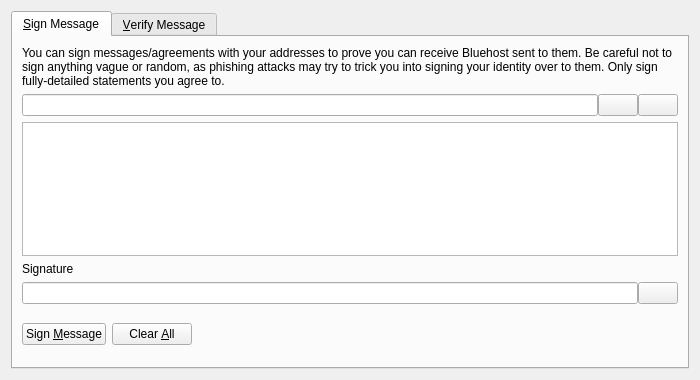
<?xml version="1.0" encoding="UTF-8"?>
<ui version="4.0">
 <class>SignVerifyMessageDialog</class>
 <widget class="QDialog" name="SignVerifyMessageDialog">
  <property name="geometry">
   <rect>
    <x>0</x>
    <y>0</y>
    <width>700</width>
    <height>380</height>
   </rect>
  </property>
  <property name="windowTitle">
   <string>Signatures - Sign / Verify a Message</string>
  </property>
  <property name="modal">
   <bool>true</bool>
  </property>
  <layout class="QVBoxLayout" name="verticalLayout">
   <item>
    <widget class="QTabWidget" name="tabWidget">
     <property name="currentIndex">
      <number>0</number>
     </property>
     <widget class="QWidget" name="tabSignMessage">
      <attribute name="title">
       <string>&amp;Sign Message</string>
      </attribute>
      <layout class="QVBoxLayout" name="verticalLayout_SM">
       <item>
        <widget class="QLabel" name="infoLabel_SM">
         <property name="text">
          <string>You can sign messages/agreements with your addresses to prove you can receive Bluehost sent to them. Be careful not to sign anything vague or random, as phishing attacks may try to trick you into signing your identity over to them. Only sign fully-detailed statements you agree to.</string>
         </property>
         <property name="textFormat">
          <enum>Qt::PlainText</enum>
         </property>
         <property name="wordWrap">
          <bool>true</bool>
         </property>
        </widget>
       </item>
       <item>
        <layout class="QHBoxLayout" name="horizontalLayout_1_SM">
         <property name="spacing">
          <number>0</number>
         </property>
         <item>
          <widget class="QValidatedLineEdit" name="addressIn_SM">
           <property name="toolTip">
            <string>The Bluehost address to sign the message with</string>
           </property>
          </widget>
         </item>
         <item>
          <widget class="QPushButton" name="addressBookButton_SM">
           <property name="toolTip">
            <string>Choose previously used address</string>
           </property>
           <property name="text">
            <string/>
           </property>
           <property name="shortcut">
            <string>Alt+A</string>
           </property>
           <property name="autoDefault">
            <bool>false</bool>
           </property>
          </widget>
         </item>
         <item>
          <widget class="QPushButton" name="pasteButton_SM">
           <property name="toolTip">
            <string>Paste address from clipboard</string>
           </property>
           <property name="text">
            <string/>
           </property>
           <property name="shortcut">
            <string>Alt+P</string>
           </property>
           <property name="autoDefault">
            <bool>false</bool>
           </property>
          </widget>
         </item>
        </layout>
       </item>
       <item>
        <widget class="QPlainTextEdit" name="messageIn_SM">
         <property name="toolTip">
          <string>Enter the message you want to sign here</string>
         </property>
        </widget>
       </item>
       <item>
        <widget class="QLabel" name="signatureLabel_SM">
         <property name="text">
          <string>Signature</string>
         </property>
         <property name="textFormat">
          <enum>Qt::PlainText</enum>
         </property>
        </widget>
       </item>
       <item>
        <layout class="QHBoxLayout" name="horizontalLayout_2_SM">
         <property name="spacing">
          <number>0</number>
         </property>
         <item>
          <widget class="QLineEdit" name="signatureOut_SM">
           <property name="font">
            <font>
             <italic>true</italic>
            </font>
           </property>
           <property name="readOnly">
            <bool>true</bool>
           </property>
          </widget>
         </item>
         <item>
          <widget class="QPushButton" name="copySignatureButton_SM">
           <property name="toolTip">
            <string>Copy the current signature to the system clipboard</string>
           </property>
           <property name="text">
            <string/>
           </property>
           <property name="autoDefault">
            <bool>false</bool>
           </property>
          </widget>
         </item>
        </layout>
       </item>
       <item>
        <layout class="QHBoxLayout" name="horizontalLayout_3_SM">
         <item>
          <widget class="QPushButton" name="signMessageButton_SM">
           <property name="toolTip">
            <string>Sign the message to prove you own this Bluehost address</string>
           </property>
           <property name="text">
            <string>Sign &amp;Message</string>
           </property>
           <property name="autoDefault">
            <bool>false</bool>
           </property>
          </widget>
         </item>
         <item>
          <widget class="QPushButton" name="clearButton_SM">
           <property name="toolTip">
            <string>Reset all sign message fields</string>
           </property>
           <property name="text">
            <string>Clear &amp;All</string>
           </property>
           <property name="autoDefault">
            <bool>false</bool>
           </property>
          </widget>
         </item>
         <item>
          <spacer name="horizontalSpacer_1_SM">
           <property name="orientation">
            <enum>Qt::Horizontal</enum>
           </property>
           <property name="sizeHint" stdset="0">
            <size>
             <width>40</width>
             <height>48</height>
            </size>
           </property>
          </spacer>
         </item>
         <item>
          <widget class="QLabel" name="statusLabel_SM">
           <property name="font">
            <font>
             <weight>75</weight>
             <bold>true</bold>
            </font>
           </property>
           <property name="text">
            <string/>
           </property>
           <property name="wordWrap">
            <bool>true</bool>
           </property>
          </widget>
         </item>
         <item>
          <spacer name="horizontalSpacer_2_SM">
           <property name="orientation">
            <enum>Qt::Horizontal</enum>
           </property>
           <property name="sizeHint" stdset="0">
            <size>
             <width>40</width>
             <height>48</height>
            </size>
           </property>
          </spacer>
         </item>
        </layout>
       </item>
      </layout>
     </widget>
     <widget class="QWidget" name="tabVerifyMessage">
      <attribute name="title">
       <string>&amp;Verify Message</string>
      </attribute>
      <layout class="QVBoxLayout" name="verticalLayout_VM">
       <item>
        <widget class="QLabel" name="infoLabel_VM">
         <property name="text">
          <string>Enter the receiver's address, message (ensure you copy line breaks, spaces, tabs, etc. exactly) and signature below to verify the message. Be careful not to read more into the signature than what is in the signed message itself, to avoid being tricked by a man-in-the-middle attack. Note that this only proves the signing party receives with the address, it cannot prove sendership of any transaction!</string>
         </property>
         <property name="textFormat">
          <enum>Qt::PlainText</enum>
         </property>
         <property name="alignment">
          <set>Qt::AlignLeading|Qt::AlignLeft|Qt::AlignTop</set>
         </property>
         <property name="wordWrap">
          <bool>true</bool>
         </property>
        </widget>
       </item>
       <item>
        <layout class="QHBoxLayout" name="horizontalLayout_1_VM">
         <property name="spacing">
          <number>0</number>
         </property>
         <item>
          <widget class="QValidatedLineEdit" name="addressIn_VM">
           <property name="toolTip">
            <string>The Bluehost address the message was signed with</string>
           </property>
          </widget>
         </item>
         <item>
          <widget class="QPushButton" name="addressBookButton_VM">
           <property name="toolTip">
            <string>Choose previously used address</string>
           </property>
           <property name="text">
            <string/>
           </property>
           <property name="shortcut">
            <string>Alt+A</string>
           </property>
           <property name="autoDefault">
            <bool>false</bool>
           </property>
          </widget>
         </item>
        </layout>
       </item>
       <item>
        <widget class="QPlainTextEdit" name="messageIn_VM"/>
       </item>
       <item>
        <widget class="QValidatedLineEdit" name="signatureIn_VM"/>
       </item>
       <item>
        <layout class="QHBoxLayout" name="horizontalLayout_2_VM">
         <item>
          <widget class="QPushButton" name="verifyMessageButton_VM">
           <property name="toolTip">
            <string>Verify the message to ensure it was signed with the specified Bluehost address</string>
           </property>
           <property name="text">
            <string>Verify &amp;Message</string>
           </property>
           <property name="autoDefault">
            <bool>false</bool>
           </property>
          </widget>
         </item>
         <item>
          <widget class="QPushButton" name="clearButton_VM">
           <property name="toolTip">
            <string>Reset all verify message fields</string>
           </property>
           <property name="text">
            <string>Clear &amp;All</string>
           </property>
           <property name="autoDefault">
            <bool>false</bool>
           </property>
          </widget>
         </item>
         <item>
          <spacer name="horizontalSpacer_1_VM">
           <property name="orientation">
            <enum>Qt::Horizontal</enum>
           </property>
           <property name="sizeHint" stdset="0">
            <size>
             <width>40</width>
             <height>48</height>
            </size>
           </property>
          </spacer>
         </item>
         <item>
          <widget class="QLabel" name="statusLabel_VM">
           <property name="font">
            <font>
             <weight>75</weight>
             <bold>true</bold>
            </font>
           </property>
           <property name="text">
            <string/>
           </property>
           <property name="wordWrap">
            <bool>true</bool>
           </property>
          </widget>
         </item>
         <item>
          <spacer name="horizontalSpacer_2_VM">
           <property name="orientation">
            <enum>Qt::Horizontal</enum>
           </property>
           <property name="sizeHint" stdset="0">
            <size>
             <width>40</width>
             <height>48</height>
            </size>
           </property>
          </spacer>
         </item>
        </layout>
       </item>
      </layout>
     </widget>
    </widget>
   </item>
  </layout>
 </widget>
 <customwidgets>
  <customwidget>
   <class>QValidatedLineEdit</class>
   <extends>QLineEdit</extends>
   <header>qvalidatedlineedit.h</header>
  </customwidget>
 </customwidgets>
 <resources>
  <include location="../aither.qrc"/>
 </resources>
 <connections/>
</ui>
